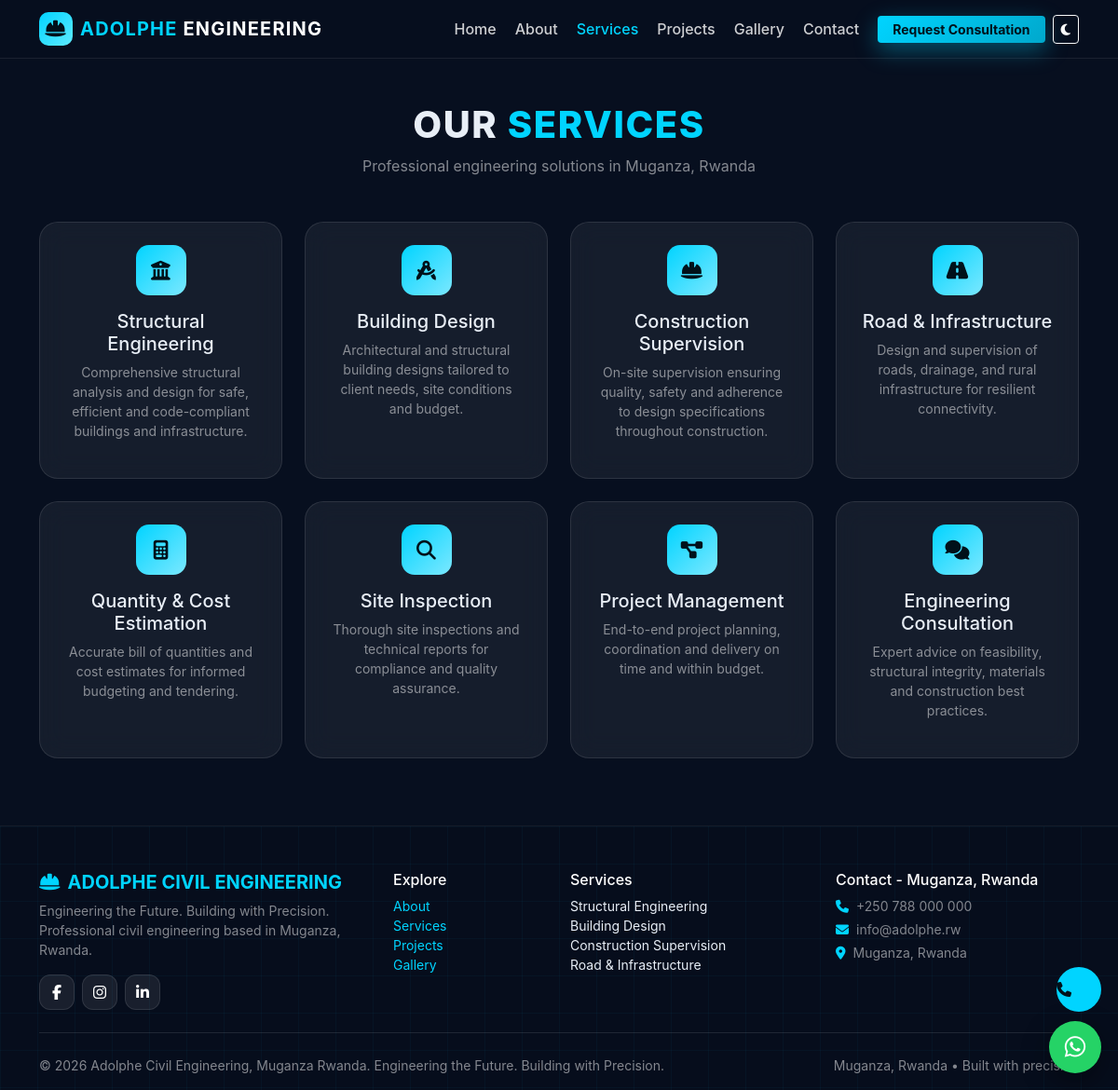
/services.php, run on the app's committed database.
### tables this page shows
CREATE TABLE `services` (
  `id` INT UNSIGNED AUTO_INCREMENT PRIMARY KEY,
  `title` VARCHAR(255) NOT NULL,
  `description` TEXT NOT NULL,
  `icon` VARCHAR(100) DEFAULT 'fa-helmet-safety',
  `image` VARCHAR(255) DEFAULT NULL,
  `status` TINYINT(1) NOT NULL DEFAULT 1,
  `sort_order` INT NOT NULL DEFAULT 0,
  `created_at` TIMESTAMP DEFAULT CURRENT_TIMESTAMP,
  `updated_at` TIMESTAMP DEFAULT CURRENT_TIMESTAMP ON UPDATE CURRENT_TIMESTAMP
);

CREATE TABLE `site_settings` (
  `id` INT UNSIGNED AUTO_INCREMENT PRIMARY KEY,
  `setting_key` VARCHAR(100) NOT NULL UNIQUE,
  `setting_value` TEXT,
  `updated_at` TIMESTAMP DEFAULT CURRENT_TIMESTAMP ON UPDATE CURRENT_TIMESTAMP
);

### includes/functions.php (called while the page is built, shortened)
<?php
function e($str){ return htmlspecialchars($str ?? '', ENT_QUOTES, 'UTF-8'); }
function get_setting(PDO $pdo, string $key, $default=''){
    static $cache=[];
    if(isset($cache[$key])) return $cache[$key];
    $stmt=$pdo->prepare("SELECT setting_value FROM site_settings WHERE setting_key=?");
    $stmt->execute([$key]);
    $v=$stmt->fetchColumn();
    $cache[$key]= $v!==false ? $v : $default;
    return $cache[$key];
}

### services.php (the view, shortened to what this page needs)
<?php
require_once 'config/database.php';
require_once 'includes/functions.php';
include 'includes/header.php';
$services=$pdo->query("SELECT * FROM services WHERE status=1 ORDER BY sort_order, id")->fetchAll();
?>
<section class="section" style="padding-top:110px">
  <div class="container">
    <div class="text-center mb-5" data-aos="fade-up">
      <h1 class="section-title">OUR <span>SERVICES</span></h1>
      <p class="text-white-50">Professional engineering solutions in Muganza, Rwanda</p>
    </div>
    <div class="row g-4">
      <?php foreach($services as $s): ?>
      <div class="col-md-6 col-lg-3" data-aos="fade-up">
        <div class="glass-card p-4 h-100 text-center">
          <div class="icon-box mx-auto mb-3"><i class="fa-solid <?= e($s['icon']) ?>"></i></div>
          <h5><?= e($s['title']) ?></h5>
          <p class="small text-white-50"><?= nl2br(e($s['description'])) ?></p>
        </div>
      </div>
      <?php endforeach; ?>
    </div>
  </div>
</section>
<?php include 'includes/footer.php'; ?>

### includes/header.php (shortened to what this page needs)
<?php
require_once __DIR__.'/../config/database.php';
require_once __DIR__.'/functions.php';
$siteName = get_setting($pdo,'site_name','Adolphe Civil Engineering');
$tagline  = get_setting($pdo,'tagline','Engineering the Future. Building with Precision.');
?>
<!doctype html>
<html lang="en">
<head>
<link href="https://cdn.jsdelivr.net/npm/bootstrap@5.3.3/dist/css/bootstrap.min.css" rel="stylesheet">
<link href="https://cdnjs.cloudflare.com/ajax/libs/font-awesome/6.5.2/css/all.min.css" rel="stylesheet">
<link href="https://unpkg.com/aos@2.3.4/dist/aos.css" rel="stylesheet">
<link href="assets/css/style.css" rel="stylesheet">
</head>
<body>
<?php include __DIR__.'/navbar.php'; ?>
<main>

### includes/navbar.php (shortened to what this page needs)
<?php
$current = basename($_SERVER['PHP_SELF']);
?>
<nav class="navbar navbar-expand-lg navbar-dark fixed-top glass-nav" id="mainNav">
  <div class="container">
    <a class="navbar-brand fw-bold d-flex align-items-center gap-2" href="index.php">
      <span class="brand-icon"><i class="fa-solid fa-helmet-safety"></i></span>
      <span><span class="text-cyan">ADOLPHE</span> ENGINEERING</span>
    </a>
    <div class="collapse navbar-collapse" id="navMenu">
      <ul class="navbar-nav ms-auto align-items-lg-center gap-lg-1">
        <li class="nav-item"><a class="nav-link <?= $current==='index.php'?'active':''?>" href="index.php">Home</a></li>
        <li class="nav-item"><a class="nav-link <?= $current==='about.php'?'active':''?>" href="about.php">About</a></li>
        <li class="nav-item"><a class="nav-link <?= $current==='services.php'?'active':''?>" href="services.php">Services</a></li>
        <li class="nav-item"><a class="nav-link <?= $current==='projects.php' || $current==='project.php'?'active':''?>" href="projects.php">Projects</a></li>
        <li class="nav-item"><a class="nav-link <?= $current==='gallery.php'?'active':''?>" href="gallery.php">Gallery</a></li>
        <li class="nav-item"><a class="nav-link <?= $current==='contact.php'?'active':''?>" href="contact.php">Contact</a></li>
        <li class="nav-item ms-lg-2"><a class="btn btn-cyan btn-sm px-3" href="contact.php">Request Consultation</a></li>
      </ul>
      <button id="themeToggle" class="btn btn-outline-light btn-sm ms-2" title="Toggle theme"><i class="fa-solid fa-moon"></i></button>
    </div>
  </div>
</nav>

### includes/footer.php (shortened to what this page needs)
<?php
$footerText = get_setting($pdo,'footer_text','© 2026 Adolphe Civil Engineering, Muganza Rwanda.');
$phone=get_setting($pdo,'phone','+250 788 000 000');
$email=get_setting($pdo,'email','info@adolphe.rw');
$wa=get_setting($pdo,'whatsapp','+250788000000');
$waClean=preg_replace('/[^0-9]/','',$wa);
?>
</main>
<footer class="footer pt-5">
  <div class="blueprint-bg"></div>
  <div class="container position-relative">
    <div class="row g-4">
      <div class="col-lg-4">
        <h5 class="text-cyan fw-bold"><i class="fa-solid fa-helmet-safety me-2"></i>ADOLPHE CIVIL ENGINEERING</h5>
        <p class="text-white-50 small">Engineering the Future. Building with Precision.<br>Professional civil engineering based in Muganza, Rwanda.</p>
        <div class="d-flex gap-2 mt-3">
          <a href="<?= e(get_setting($pdo,'facebook','#'))?>" class="social-btn"><i class="fab fa-facebook-f"></i></a>
          <a href="<?= e(get_setting($pdo,'instagram','#'))?>" class="social-btn"><i class="fab fa-instagram"></i></a>
          <a href="<?= e(get_setting($pdo,'linkedin','#'))?>" class="social-btn"><i class="fab fa-linkedin-in"></i></a>
        </div>
      </div>
      <div class="col-6 col-lg-2">
        <h6 class="text-white">Explore</h6>
        <ul class="list-unstyled small footer-links">
          <li><a href="about.php">About</a></li><li><a href="services.php">Services</a></li><li><a href="projects.php">Projects</a></li><li><a href="gallery.php">Gallery</a></li>
        </ul>
      </div>
      <div class="col-6 col-lg-3">
        <h6 class="text-white">Services</h6>
        <ul class="list-unstyled small footer-links">
          <li>Structural Engineering</li><li>Building Design</li><li>Construction Supervision</li><li>Road & Infrastructure</li>
        </ul>
      </div>
      <div class="col-lg-3">
        <h6 class="text-white">Contact - Muganza, Rwanda</h6>
        <p class="small text-white-50 mb-1"><i class="fa-solid fa-phone me-2 text-cyan"></i><?= e($phone)?></p>
        <p class="small text-white-50 mb-1"><i class="fa-solid fa-envelope me-2 text-cyan"></i><?= e($email)?></p>
        <p class="small text-white-50"><i class="fa-solid fa-location-dot me-2 text-cyan"></i><?= e(get_setting($pdo,'location','Muganza, Rwanda'))?></p>
      </div>
    </div>
    <hr class="border-secondary my-4">
    <div class="d-flex flex-wrap justify-content-between small text-white-50 pb-3">
      <span><?= e($footerText)?></span><span>Muganza, Rwanda • Built with precision</span>
    </div>
  </div>
</footer>
<a href="https://wa.me/<?= e($waClean)?>" class="fab-whatsapp" target="_blank" rel="noopener" aria-label="WhatsApp"><i class="fab fa-whatsapp"></i></a>
<a href="tel:<?= e($phone)?>" class="fab-phone d-none d-md-flex" aria-label="Call"><i class="fa-solid fa-phone"></i></a>
</body>
</html>

### assets/css/style.css (style rules this page uses)
:root { --navy:#0a1628; --navy2:#0f2040; --cyan:#00d4ff; --cyan2:#00a8cc; --glass:rgba(255,255,255,.07); --glass-b:rgba(255,255,255,.12); --text:#e8eef6; --muted:#9aa8c0; }
* { scroll-behavior:smooth }
body { font-family:'Inter',system-ui,-apple-system,Segoe UI,Roboto,Arial,sans-serif;background:#070f1f;color:var(--text);overflow-x:hidden }
a { color:var(--cyan);text-decoration:none }
.text-cyan { color:var(--cyan)!important }
.btn-cyan { background:linear-gradient(135deg,var(--cyan),var(--cyan2));color:#00111a;font-weight:700;border:none;box-shadow:0 8px 24px rgba(0,212,255,.35) }
.glass-nav { background:rgba(7,15,31,.75)!important;backdrop-filter:blur(14px);border-bottom:1px solid rgba(255,255,255,.08) }
.navbar-brand { letter-spacing:.06em }
.brand-icon { width:36px;height:36px;display:grid;place-items:center;background:linear-gradient(135deg,var(--cyan),#5eeaff);color:#00111a;border-radius:10px }
.nav-link { color:rgba(255,255,255,.8)!important;font-weight:500 }
.nav-link.active,.nav-link:hover { color:var(--cyan)!important }
.blueprint-bg { position:absolute;inset:0;background:linear-gradient(rgba(0,212,255,.04) 1px,transparent 1px),linear-gradient(90deg,rgba(0,212,255,.04) 1px,transparent 1px);background-size:40px 40px;pointer-events:none }
.section { padding:72px 0;position:relative }
.section-title { font-weight:800;letter-spacing:.04em }
.section-title span { color:var(--cyan) }
.glass-card { background:rgba(255,255,255,.06);backdrop-filter:blur(14px);border:1px solid rgba(255,255,255,.1);border-radius:20px;transition:.3s }
.icon-box { width:54px;height:54px;display:grid;place-items:center;background:linear-gradient(135deg,var(--cyan),#7be8ff);color:#00111a;border-radius:14px;font-size:1.3rem }
.footer { position:relative;background:#060d1c;overflow:hidden;border-top:1px solid rgba(255,255,255,.06) }
.social-btn { width:38px;height:38px;display:grid;place-items:center;background:rgba(255,255,255,.08);border:1px solid rgba(255,255,255,.1);border-radius:12px;color:#fff }
.fab-whatsapp { position:fixed;right:18px;bottom:18px;width:56px;height:56px;display:grid;place-items:center;background:#25d366;color:#fff;border-radius:50%;font-size:1.6rem;box-shadow:0 10px 30px rgba(0,0,0,.4);z-index:1040 }
.fab-phone { position:fixed;right:18px;bottom:84px;width:48px;height:48px;display:grid;place-items:center;background:var(--cyan);color:#00111a;border-radius:50%;z-index:1040 }

### data on the page
services: title "Structural Engineering", description "Comprehensive structural analysis and design for safe, efficient and code-compliant buildings and infrastructure."
services: title "Building Design", description "Architectural and structural building designs tailored to client needs, site conditions and budget."
services: title "Construction Supervision", description "On-site supervision ensuring quality, safety and adherence to design specifications throughout construction."
services: title "Road & Infrastructure", description "Design and supervision of roads, drainage, and rural infrastructure for resilient connectivity."
services: title "Quantity & Cost Estimation", description "Accurate bill of quantities and cost estimates for informed budgeting and tendering."
services: title "Site Inspection", description "Thorough site inspections and technical reports for compliance and quality assurance."
services: title "Project Management", description "End-to-end project planning, coordination and delivery on time and within budget."
services: title "Engineering Consultation", description "Expert advice on feasibility, structural integrity, materials and construction best practices."
site_settings: setting_value "Muganza, Rwanda"

### other printed values
$phone "+250 788 000 000"
$email "info@adolphe.rw"
$footerText "© 2026 Adolphe Civil Engineering, Muganza Rwanda. Engineering the Future. Building with Precision."
